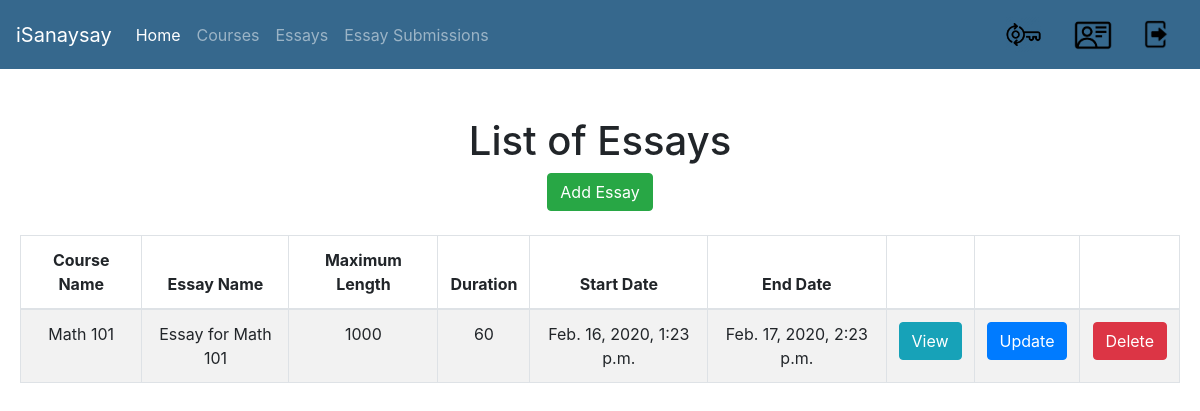
Page /isanaysay/view_essays (signed in) on the earlier database version.
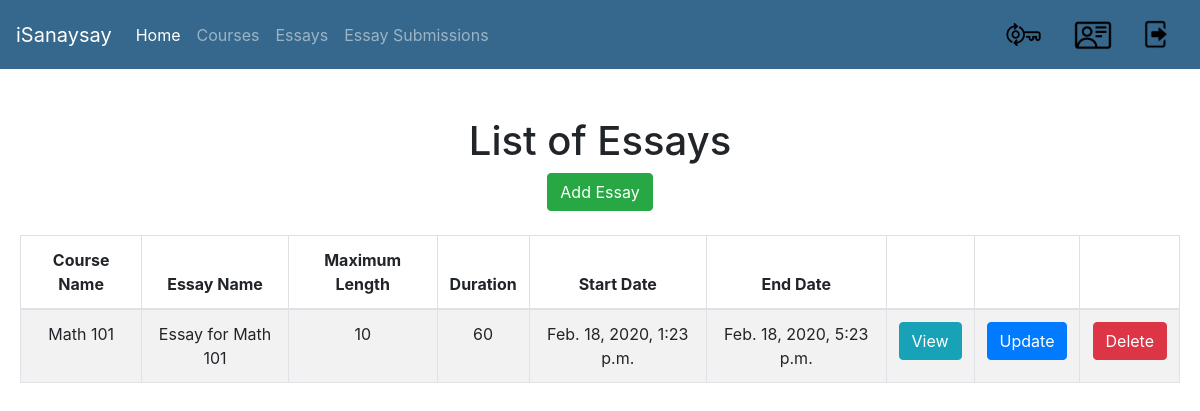
Same page on the later database version.
### users/models.py (models this page shows, shortened)
class Essay(models.Model):
    course = models.ForeignKey(Course, verbose_name="Course", on_delete = models.CASCADE)
    name = models.CharField(verbose_name="Essay Name", max_length=300)
    essay_description = models.CharField(verbose_name="Essay Description", max_length=1500)
    essay_code = models.CharField(verbose_name="Essay Code", max_length=100)
    maximum_length = models.IntegerField(verbose_name="Maximum Length")
    start_date_time = models.DateTimeField(verbose_name="Essay Start Date and Time")
    end_date_time = models.DateTimeField(verbose_name="Essay End Date and Time")
    duration = models.IntegerField(verbose_name="Duration")
    criteria_no_1 = models.FloatField(verbose_name="Grammar",default=0)
    criteria_no_2 = models.FloatField(verbose_name="Spelling",default=0)
    criteria_no_3 = models.FloatField(verbose_name="Content",default=0)

class Course(models.Model):
    pass
    semester_Choices = (
        ('A', 'First Semester'),
        ('B', 'Second Semester'),
        ('C', 'Summer'),
    )
    shoolYear_Choices = (
        ('1', '2019-2020'),
        ('2', '2020-2021'),
        ('3', '2021-2022'),
    )
    name = models.CharField(verbose_name="Course Name", max_length=128)
    course_code = models.CharField(verbose_name="Course Code", max_length=128)
    course_description = models.CharField(verbose_name="Course Description", max_length=500)
    course_detail = models.CharField(verbose_name="Course Detail", max_length=100)
    course_unit = models.IntegerField(verbose_name="Course Units", default=3)
    course_semester = models.CharField(max_length=1,choices=semester_Choices, default='A', verbose_name="Semester")
    course_school_year = models.CharField(max_length=1,choices=shoolYear_Choices, default='20', verbose_name="School Year")
    start_date = models.DateField(verbose_name="Course Start Date")
    end_date = models.DateField(verbose_name="Course End Date")
    students = models.ManyToManyField(CustomUser, related_name='students_enrolled')
    teacher = models.ForeignKey(CustomUser, verbose_name="Teacher", on_delete = models.CASCADE)

### users/views.py (the view)
def view_essays(request):
    template = "list_essay.html"
    essays = Essay.objects.all()
    context = {
        'essays': essays,
    }
    return render(request, template, context)

### templates/list_essay.html (shortened to what this page needs)
{% extends 'base.html' %}
{% block content %}
	<div id="parent"><div id="child"><br/><br/>
		<h1>List of Essays</h1>
		<a href="{% url 'add-essay' %}" class="btn btn-success">Add Essay</a> <br /><br />
		<table class="table table-striped table-bordered">
			<thead>
				<tr>
					<th>Course Name</th>
					<th>Essay Name</th>
					<th>Maximum Length</th>
					<th>Duration</th>
					<th>Start Date</th>
					<th>End Date</th>
					<th></th>
					<th></th>
					<th></th>
				</tr>
			</thead>
			<tbody>
				{% for essay in essays %}
				<tr>
					<td>{{ essay.course.name }}</td>
					<td>{{ essay.name }}</td>
					<td>{{ essay.maximum_length }}</td>
					<td>{{ essay.duration }}</td>
					<td>{{ essay.start_date_time }}</td>
					<td>{{ essay.end_date_time }}</td>
					<td>
						<a href="{% url 'view-essay' essay.id %}" class="btn btn-info">View</a>
					</td>
					<td>
						<a href="{% url 'update-essay' essay.id %}" class="btn btn-primary">Update</a>
					</td>
					<td>
						<a href="{% url 'delete-essay' essay.id %}" class="btn btn-danger">Delete</a>
					</td>
				</tr>
				{% empty %}
				<tr>
					<td colspan=9>No Essays yet</td>
				</tr>
				{% endfor %}
			</tbody>
		</table>
		</div></div>
{% endblock %}

### templates/base.html (shortened to what this page needs)
{% load static %}
<!DOCTYPE html>
<html>
<head>
    <link rel="stylesheet" href="https://stackpath.bootstrapcdn.com/bootstrap/4.3.1/css/bootstrap.min.css">
      {% if user.is_authenticated %}
  <nav class="navbar navbar-expand-lg navbar-light" style="background-color:#36688D;border-color: black;">
  <a class="navbar-brand" href="{% url 'home' %}">iSanaysay</a>
  <div class="collapse navbar-collapse" id="navbarNavDropdown">
    <ul class="navbar-nav">
      <li class="nav-item active">
        <a class="nav-link" href="{% url 'home' %}">Home </a>
      </li>
	{% if user.isStudent == "T" %}
      <li class="nav-item">
        <a class="nav-link" href="{% url 'view-courses' %}">Courses</a>
      </li>
      <li class="nav-item">
        <a class="nav-link" href="{% url 'view-essays' %}">Essays</a>
      </li>
      <li class="nav-item">
        <a class="nav-link" href="{% url 'view-essay-submissions-for-teacher' %}">Essay Submissions</a>
      </li>
      {% endif %}
    </ul>
  </div>
        <a class="nav-link" href="{% url 'password-change' %}"><img style="height:37px;" src="{% static 'change_password.png' %}" alt="Change Password"></a>
        <a class="nav-link" href="{% url 'update-profile' user.id %}"><img style="height:30px;" src="{% static 'profile.png' %}" alt="Update Profile"></a>
        <a class="nav-link" href="{% url 'logout' %}"><img style="height:30px;" src="{% static 'logout.png' %}" alt="Logout"></a>
</nav>
      {% endif %}
</head>
<body>
  <main>
    {% block content %}
    {% endblock %}
  </main>
</body>
</html>

### templates/base.html (style rules this page uses)
.navbar-light .navbar-brand { color: white; }
.navbar-light .navbar-nav .active>.nav-link, .navbar-light .navbar-nav .nav-link.active, .navbar-light .navbar-nav .nav-link.show, .navbar-light .navbar-nav .show>.nav-link { color: white; }
.navbar-light .navbar-nav .nav-link { color: rgba(255,255,255,.5); }
#parent { display: table; width: 100%; }
#child { display: table-cell; text-align: center; vertical-align: middle; padding-left:20px; padding-right:20px; }

Differences in the rows shown:
changed Essay "Essay for Math 101": maximum_length "1000" → "10"; start_date_time "Feb. 16, 2020, 1:23 p.m." → "Feb. 18, 2020, 1:23 p.m."; end_date_time "Feb. 17, 2020, 2:23 p.m." → "Feb. 18, 2020, 5:23 p.m."
